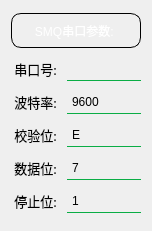
     <widget class="QWidget" name="layoutWidget_4">
      <property name="geometry">
       <rect>
        <x>560</x>
        <y>20</y>
        <width>136</width>
        <height>231</height>
       </rect>
      </property>
      <layout class="QGridLayout" name="gridLayout_5">
       <item row="0" column="0">
        <widget class="QLabel" name="label_26">
         <property name="maximumSize">
          <size>
           <width>16777215</width>
           <height>35</height>
          </size>
         </property>
         <property name="styleSheet">
          <string notr="true">background-color: qlineargradient(x1:0, y1:0, x2:1, y2:0,

   stop:0 rgb(0, 179, 87),stop:0.5 rgb(50, 149, 0),stop:1 rgb(0,179, 87));
color: rgb(255, 255, 255);
font: 10pt &quot;Arial Rounded MT Bold&quot;;
border: 0.5px solid ;
border-top-left-radius:10px;
border-top-right-radius:10px;
border-bottom-left-radius:10px;
border-bottom-right-radius:10px;</string>
         </property>
         <property name="text">
          <string>      SMQ串口参数:</string>
         </property>
        </widget>
       </item>
       <item row="1" column="0">
        <layout class="QHBoxLayout" name="horizontalLayout_22">
         <item>
          <widget class="QLabel" name="label_44">
           <property name="minimumSize">
            <size>
             <width>50</width>
             <height>25</height>
            </size>
           </property>
           <property name="maximumSize">
            <size>
             <width>50</width>
             <height>25</height>
            </size>
           </property>
           <property name="font">
            <font>
             <family>微软雅黑</family>
             <pointsize>10</pointsize>
             <weight>9</weight>
             <italic>false</italic>
             <bold>false</bold>
            </font>
           </property>
           <property name="styleSheet">
            <string notr="true">background-color:transparent; 
color: black;
font: 75 10pt &quot;微软雅黑&quot;;</string>
           </property>
           <property name="text">
            <string> 串口号:</string>
           </property>
          </widget>
         </item>
         <item>
          <widget class="QComboBox" name="comboBox_com_smq">
           <property name="minimumSize">
            <size>
             <width>0</width>
             <height>25</height>
            </size>
           </property>
           <property name="styleSheet">
            <string notr="true">QComboBox{
font: 75 9pt &quot;微软雅黑&quot;;
border:none;
background-color:transparent ;
border-bottom:1px solid rgb(10, 173, 69)
}
QComboBox::down-arrow{
image: url(:/icon/arrow-down1.png);
 width:20px;
 height:25px;
}
QComboBox::drop-down{
background-color:transparent;
width:20px;
height:25px; 
}
</string>
           </property>
           <property name="placeholderText">
            <string>COM选择</string>
           </property>
           <item>
            <property name="text">
             <string>COM1</string>
            </property>
           </item>
           <item>
            <property name="text">
             <string>COM2</string>
            </property>
           </item>
           <item>
            <property name="text">
             <string>COM3</string>
            </property>
           </item>
           <item>
            <property name="text">
             <string>COM4</string>
            </property>
           </item>
           <item>
            <property name="text">
             <string>COM5</string>
            </property>
           </item>
           <item>
            <property name="text">
             <string>COM6</string>
            </property>
           </item>
           <item>
            <property name="text">
             <string>COM7</string>
            </property>
           </item>
           <item>
            <property name="text">
             <string>COM8</string>
            </property>
           </item>
           <item>
            <property name="text">
             <string>COM9</string>
            </property>
           </item>
          </widget>
         </item>
        </layout>
       </item>
       <item row="2" column="0">
        <layout class="QHBoxLayout" name="horizontalLayout_23">
         <item>
          <widget class="QLabel" name="label_45">
           <property name="minimumSize">
            <size>
             <width>50</width>
             <height>25</height>
            </size>
           </property>
           <property name="maximumSize">
            <size>
             <width>50</width>
             <height>25</height>
            </size>
           </property>
           <property name="font">
            <font>
             <family>微软雅黑</family>
             <pointsize>10</pointsize>
             <weight>9</weight>
             <italic>false</italic>
             <bold>false</bold>
            </font>
           </property>
           <property name="styleSheet">
            <string notr="true">background-color:transparent; 
color: black;
font: 75 10pt &quot;微软雅黑&quot;;</string>
           </property>
           <property name="text">
            <string> 波特率:</string>
           </property>
          </widget>
         </item>
         <item>
          <widget class="QComboBox" name="comboBox_botelv_smq">
           <property name="minimumSize">
            <size>
             <width>0</width>
             <height>25</height>
            </size>
           </property>
           <property name="styleSheet">
            <string notr="true">QComboBox{
font: 75 9pt &quot;微软雅黑&quot;;
border:none;
background-color:transparent ;
border-bottom:1px solid rgb(10, 173, 69)
}
QComboBox::down-arrow{
image: url(:/icon/arrow-down1.png);
 width:20px;
 height:25px;
}
QComboBox::drop-down{
background-color:transparent;
width:20px;
height:25px; 
}
</string>
           </property>
           <item>
            <property name="text">
             <string>9600</string>
            </property>
           </item>
           <item>
            <property name="text">
             <string>14400</string>
            </property>
           </item>
           <item>
            <property name="text">
             <string>19200</string>
            </property>
           </item>
           <item>
            <property name="text">
             <string>115200</string>
            </property>
           </item>
          </widget>
         </item>
        </layout>
       </item>
       <item row="3" column="0">
        <layout class="QHBoxLayout" name="horizontalLayout_24">
         <item>
          <widget class="QLabel" name="label_46">
           <property name="minimumSize">
            <size>
             <width>50</width>
             <height>25</height>
            </size>
           </property>
           <property name="maximumSize">
            <size>
             <width>50</width>
             <height>25</height>
            </size>
           </property>
           <property name="font">
            <font>
             <family>微软雅黑</family>
             <pointsize>10</pointsize>
             <weight>9</weight>
             <italic>false</italic>
             <bold>false</bold>
            </font>
           </property>
           <property name="styleSheet">
            <string notr="true">background-color:transparent; 
color: black;
font: 75 10pt &quot;微软雅黑&quot;;</string>
           </property>
           <property name="text">
            <string> 校验位:</string>
           </property>
          </widget>
         </item>
         <item>
          <widget class="QComboBox" name="comboBox_jiaoyan_smq">
           <property name="minimumSize">
            <size>
             <width>0</width>
             <height>25</height>
            </size>
           </property>
           <property name="styleSheet">
            <string notr="true">QComboBox{
font: 75 9pt &quot;微软雅黑&quot;;
border:none;
background-color:transparent ;
border-bottom:1px solid rgb(10, 173, 69)
}
QComboBox::down-arrow{
image: url(:/icon/arrow-down1.png);
 width:20px;
 height:25px;
}
QComboBox::drop-down{
background-color:transparent;
width:20px;
height:25px; 
}
</string>
           </property>
           <item>
            <property name="text">
             <string>E</string>
            </property>
           </item>
           <item>
            <property name="text">
             <string>N</string>
            </property>
           </item>
           <item>
            <property name="text">
             <string>O</string>
            </property>
           </item>
           <item>
            <property name="text">
             <string>S</string>
            </property>
           </item>
          </widget>
         </item>
        </layout>
       </item>
       <item row="4" column="0">
        <layout class="QHBoxLayout" name="horizontalLayout_25">
         <item>
          <widget class="QLabel" name="label_47">
           <property name="minimumSize">
            <size>
             <width>50</width>
             <height>25</height>
            </size>
           </property>
           <property name="maximumSize">
            <size>
             <width>50</width>
             <height>25</height>
            </size>
           </property>
           <property name="font">
            <font>
             <family>微软雅黑</family>
             <pointsize>10</pointsize>
             <weight>9</weight>
             <italic>false</italic>
             <bold>false</bold>
            </font>
           </property>
           <property name="styleSheet">
            <string notr="true">background-color:transparent; 
color: black;
font: 75 10pt &quot;微软雅黑&quot;;</string>
           </property>
           <property name="text">
            <string> 数据位:</string>
           </property>
          </widget>
         </item>
         <item>
          <widget class="QComboBox" name="comboBox_shujuwei_smq">
           <property name="minimumSize">
            <size>
             <width>0</width>
             <height>25</height>
            </size>
           </property>
           <property name="styleSheet">
            <string notr="true">QComboBox{
font: 75 9pt &quot;微软雅黑&quot;;
border:none;
background-color:transparent ;
border-bottom:1px solid rgb(10, 173, 69)
}
QComboBox::down-arrow{
image: url(:/icon/arrow-down1.png);
 width:20px;
 height:25px;
}
QComboBox::drop-down{
background-color:transparent;
width:20px;
height:25px; 
}
</string>
           </property>
           <item>
            <property name="text">
             <string>7</string>
            </property>
           </item>
           <item>
            <property name="text">
             <string>5</string>
            </property>
           </item>
           <item>
            <property name="text">
             <string>6</string>
            </property>
           </item>
           <item>
            <property name="text">
             <string>8</string>
            </property>
           </item>
          </widget>
         </item>
        </layout>
       </item>
       <item row="5" column="0">
        <layout class="QHBoxLayout" name="horizontalLayout_26">
         <item>
          <widget class="QLabel" name="label_48">
           <property name="minimumSize">
            <size>
             <width>50</width>
             <height>25</height>
            </size>
           </property>
           <property name="maximumSize">
            <size>
             <width>50</width>
             <height>25</height>
            </size>
           </property>
           <property name="font">
            <font>
             <family>微软雅黑</family>
             <pointsize>10</pointsize>
             <weight>9</weight>
             <italic>false</italic>
             <bold>false</bold>
            </font>
           </property>
           <property name="styleSheet">
            <string notr="true">background-color:transparent; 
color: black;
font: 75 10pt &quot;微软雅黑&quot;;</string>
           </property>
           <property name="text">
            <string> 停止位:</string>
           </property>
          </widget>
         </item>
         <item>
          <widget class="QComboBox" name="comboBox_tingzhiwei_smq">
           <property name="minimumSize">
            <size>
             <width>0</width>
             <height>25</height>
            </size>
           </property>
           <property name="styleSheet">
            <string notr="true">QComboBox{
font: 75 9pt &quot;微软雅黑&quot;;
border:none;
background-color:transparent ;
border-bottom:1px solid rgb(10, 173, 69)
}
QComboBox::down-arrow{
image: url(:/icon/arrow-down1.png);
 width:20px;
 height:25px;
}
QComboBox::drop-down{
background-color:transparent;
width:20px;
height:25px; 
}
</string>
           </property>
           <item>
            <property name="text">
             <string>1</string>
            </property>
           </item>
           <item>
            <property name="text">
             <string>1.5</string>
            </property>
           </item>
           <item>
            <property name="text">
             <string>2</string>
            </property>
           </item>
          </widget>
         </item>
        </layout>
       </item>
      </layout>
     </widget>
